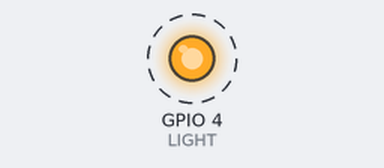
This program was run on a simulated Raspberry Pi (BCM pin numbers). Shown: output pins drawn as LEDs (lit = HIGH). Dashed ring = blinking. What the program prints to the terminal is not drawn.

Above: at 0.2 s.
Timing chart, 0 to 3.0 s (numbered marks = the images above):
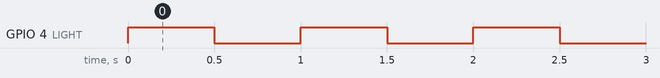

The program:

led.py
```python
import RPi.GPIO as GPIO
import time
GPIO.setmode(GPIO.BCM)
LIGHT=4
GPIO.setup(LIGHT,GPIO.OUT)
try:
	while True:
		GPIO.output(LIGHT,True)
		time.sleep(0.5)
		GPIO.output(LIGHT,False)
		time.sleep(0.5)
		print("blink")
except KeyboardInterrupt:
	GPIO.cleanup()
```

Measured:
- by itself, GPIO 4 (LIGHT): alternates HIGH for 0.50 s and LOW for 0.50 s
